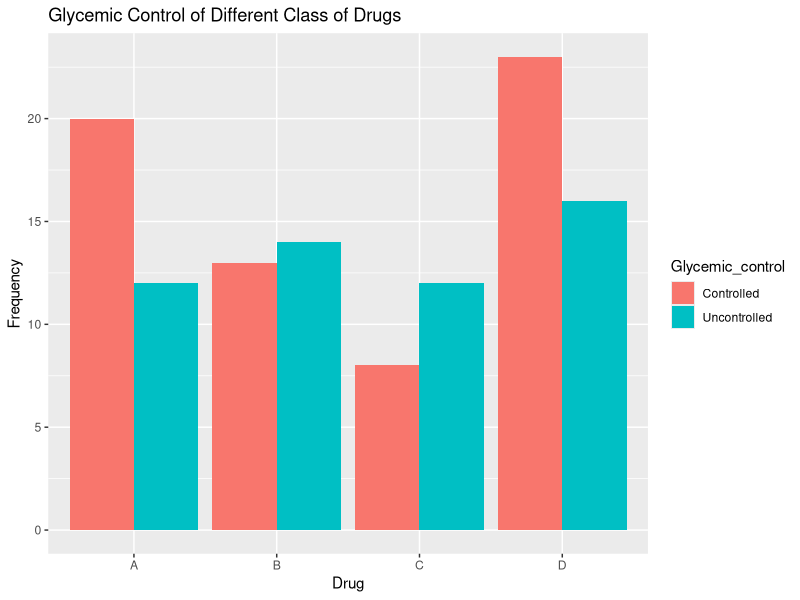

Here is the R script that generated this plot:
## Anaanthan ##

# cbind functions binds together different columms
# make sure each columms 
Drug<- c("A","A","B","B","C","C","D","D")
Glycemic_control = c("Controlled","Uncontrolled",
                     "Controlled","Uncontrolled",
                     "Controlled","Uncontrolled",
                     "Controlled","Uncontrolled")
Frequency <- c(20,12,13,14,8,12,23,16)

dat.df<- cbind.data.frame(Drug,Glycemic_control,Frequency)
View(dat.df)

# Data Visualization

library(ggplot2)
p=ggplot(data = dat.df, aes(x=Drug, y=Frequency, fill=Glycemic_control))+geom_bar(stat = "identity", position = "dodge")
p+ggtitle("Glycemic Control of Different Class of Drugs")
